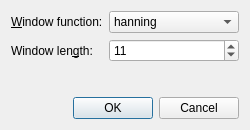
<?xml version="1.0" encoding="UTF-8"?>
<ui version="4.0">
 <class>QSpectrumAnalyzerSmoothing</class>
 <widget class="QDialog" name="QSpectrumAnalyzerSmoothing">
  <property name="geometry">
   <rect>
    <x>0</x>
    <y>0</y>
    <width>250</width>
    <height>130</height>
   </rect>
  </property>
  <property name="windowTitle">
   <string>Smoothing - QSpectrumAnalyzer</string>
  </property>
  <layout class="QVBoxLayout" name="verticalLayout">
   <item>
    <layout class="QFormLayout" name="formLayout">
     <item row="0" column="0">
      <widget class="QLabel" name="label">
       <property name="text">
        <string>&amp;Window function:</string>
       </property>
       <property name="buddy">
        <cstring>windowFunctionComboBox</cstring>
       </property>
      </widget>
     </item>
     <item row="0" column="1">
      <widget class="QComboBox" name="windowFunctionComboBox">
       <property name="currentIndex">
        <number>1</number>
       </property>
       <item>
        <property name="text">
         <string>rectangular</string>
        </property>
       </item>
       <item>
        <property name="text">
         <string>hanning</string>
        </property>
       </item>
       <item>
        <property name="text">
         <string>hamming</string>
        </property>
       </item>
       <item>
        <property name="text">
         <string>bartlett</string>
        </property>
       </item>
       <item>
        <property name="text">
         <string>blackman</string>
        </property>
       </item>
      </widget>
     </item>
     <item row="1" column="0">
      <widget class="QLabel" name="label_2">
       <property name="text">
        <string>Window len&amp;gth:</string>
       </property>
       <property name="buddy">
        <cstring>windowLengthSpinBox</cstring>
       </property>
      </widget>
     </item>
     <item row="1" column="1">
      <widget class="QSpinBox" name="windowLengthSpinBox">
       <property name="minimum">
        <number>3</number>
       </property>
       <property name="maximum">
        <number>1001</number>
       </property>
       <property name="value">
        <number>11</number>
       </property>
      </widget>
     </item>
    </layout>
   </item>
   <item>
    <spacer name="verticalSpacer">
     <property name="orientation">
      <enum>Qt::Vertical</enum>
     </property>
     <property name="sizeHint" stdset="0">
      <size>
       <width>20</width>
       <height>1</height>
      </size>
     </property>
    </spacer>
   </item>
   <item>
    <widget class="QDialogButtonBox" name="buttonBox">
     <property name="orientation">
      <enum>Qt::Horizontal</enum>
     </property>
     <property name="standardButtons">
      <set>QDialogButtonBox::Cancel|QDialogButtonBox::Ok</set>
     </property>
    </widget>
   </item>
  </layout>
 </widget>
 <tabstops>
  <tabstop>windowFunctionComboBox</tabstop>
  <tabstop>windowLengthSpinBox</tabstop>
  <tabstop>buttonBox</tabstop>
 </tabstops>
 <resources/>
 <connections>
  <connection>
   <sender>buttonBox</sender>
   <signal>accepted()</signal>
   <receiver>QSpectrumAnalyzerSmoothing</receiver>
   <slot>accept()</slot>
   <hints>
    <hint type="sourcelabel">
     <x>218</x>
     <y>104</y>
    </hint>
    <hint type="destinationlabel">
     <x>157</x>
     <y>129</y>
    </hint>
   </hints>
  </connection>
  <connection>
   <sender>buttonBox</sender>
   <signal>rejected()</signal>
   <receiver>QSpectrumAnalyzerSmoothing</receiver>
   <slot>reject()</slot>
   <hints>
    <hint type="sourcelabel">
     <x>218</x>
     <y>110</y>
    </hint>
    <hint type="destinationlabel">
     <x>224</x>
     <y>129</y>
    </hint>
   </hints>
  </connection>
 </connections>
</ui>
